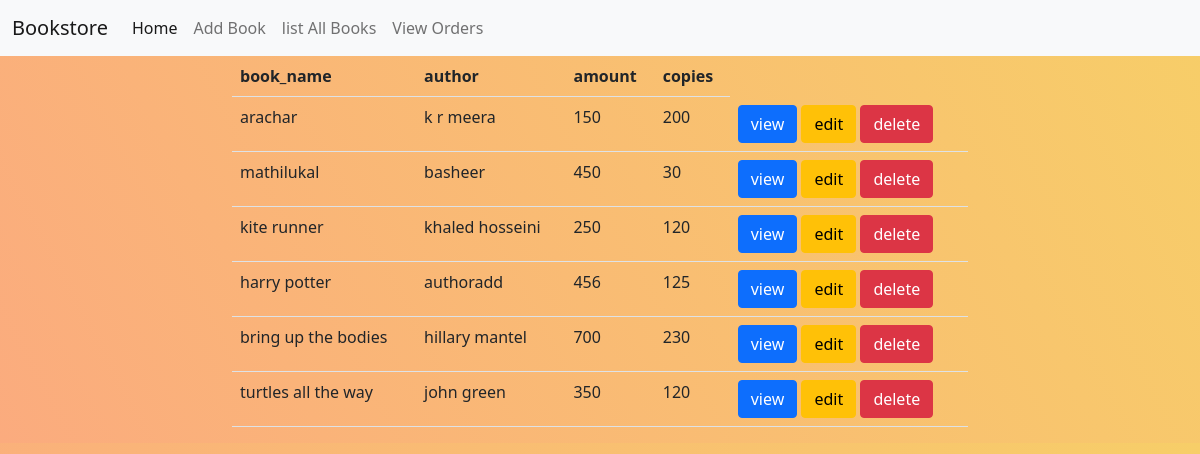
Page /books/all on the committed database.
### book/models.py (models this page shows, shortened)
class Book(models.Model):
    book_name = models.CharField(max_length=120, unique=True)
    Author = models.CharField(max_length=50)
    amount = models.PositiveIntegerField()
    copies = models.PositiveIntegerField()
    image = models.ImageField(upload_to="images", null=True)

### book/views.py (the view)
# urls.py: path('books/all', bv.BookList.as_view(), name="allbooks"),
class BookList(ListView):
    model = Book
    template_name = "book_list.html"
    context_object_name = "books"

### book/templates/book_list.html
{%extends 'base.html'%}
{%block body_block%}
<div class="row">
    <div class="col-2"></div>
    <div class="col-8">
        <table class="table">
            <tr>
                <th>book_name</th>
                <th>author</th>
                <th>amount</th>
                <th>copies</th>
            </tr>
            {%for book in books%}
            <tr>
                <td>{{book.book_name}}</td>
                <td>{{book.Author}}</td>
                <td>{{book.amount}}</td>
                <td>{{book.copies}}</td>
                <td>
                    <a href="{%url 'bookdetail' book.id%}" class="btn btn-primary">view</a>
                    <a href="{%url 'bookchange' book.id%}" class="btn btn-warning">edit</a>
                    <a href="{%url 'bookdelete' book.id%}" class="btn btn-danger">delete</a>
                </td>
                {%endfor%}
            </tr>
        </table>
    </div>
    <div class="col-2"></div>
</div>
{%endblock%}

### book/static/css/style.css (style rules this page uses)
body { background-color: #FBAB7E; background-image: linear-gradient(62deg, #FBAB7E 0%, #F7CE68 100%); }

### rows in the picture
Book: book_name "arachar", Author "k r meera", amount "150", copies "200"
Book: book_name "mathilukal", Author "basheer", amount "450", copies "30"
Book: book_name "kite runner", Author "khaled hosseini", amount "250", copies "120"
Book: book_name "harry potter", Author "authoradd", amount "456", copies "125"
Book: book_name "bring up the bodies", Author "hillary mantel", amount "700", copies "230"
Book: book_name "turtles all the way", Author "john green", amount "350", copies "120"
